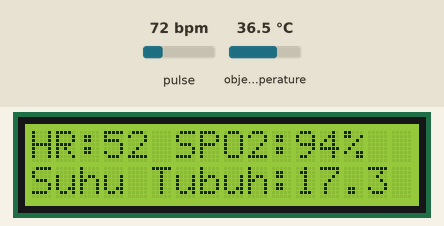
This sketch was run on a simulated Arduino Uno, built with avr-gcc and run on an emulated ATmega328P. Parts: 16×2 character LCD. The test bench sets the inputs (shaded band); at power-on: pulse 72 bpm, object temperature 36.5 °C. No radio packets arrive unless stated; what the sketch prints to the serial monitor is not drawn.

Above: at 2.7 s.
2.8 s: pulse set to 130 bpm
At 3.18 s:
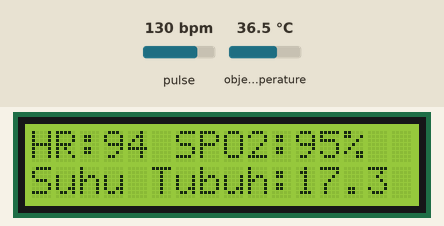
4.9 s: pulse set to 59 bpm
At 6.6 s:
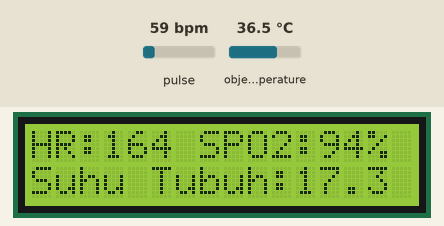
7.9 s: object temperature set to 20 °C
At 9.3 s:
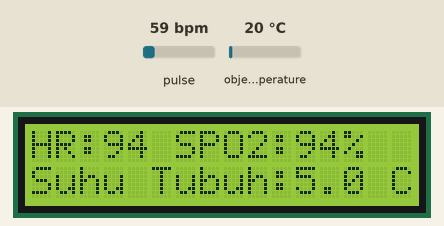
10.4 s: pulse set to 70 bpm
At 12.2 s:
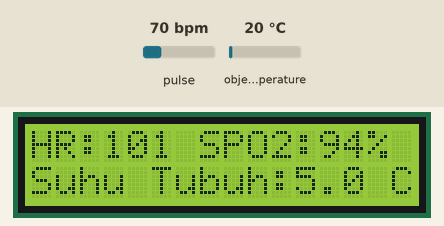
13.4 s: object temperature set to 26 °C
At 15.4 s:
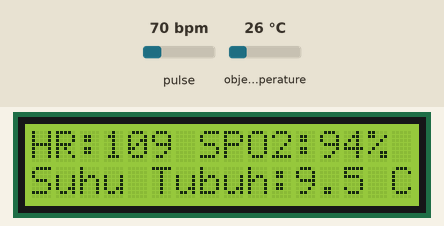
Timing chart, 0 to 16.7 s (numbered marks = the images above; inputs shaded):
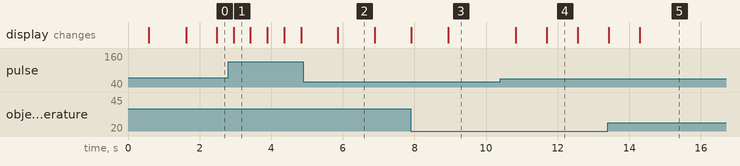

Measured:
- after the input at 4.9 s, the display: changes after 0.96 s (image 2)
- after the input at 10.4 s, the display: first changes after 0.42 s (image 4 shows a later state)
- after the input at 13.4 s, the display: first differs from a run without the input after 0.89 s (image 5)
- what the display in image 1 shows lasts 0.5 s, from 2.9 s to 3.4 s
- what the display in image 2 shows lasts 1.0 s, from 5.9 s to 6.9 s
- what the display in image 4 shows lasts 0.9 s, from 11.7 s to 12.6 s

The sketch:

code_gelang_copy_20250917004216.ino
```cpp
#include <Wire.h>
#include <LiquidCrystal_I2C.h>
#include <SPI.h>
#include <nRF24L01.h>
#include <RF24.h>
#include "MAX30105.h"
#include "heartRate.h"
#include <Adafruit_MLX90614.h>

// LCD I2C 16x2 address 0x27
LiquidCrystal_I2C lcd(0x27, 16, 2);

// Sensor
MAX30105 particleSensor;
Adafruit_MLX90614 mlx = Adafruit_MLX90614();

// NRF24L01 config
RF24 radio(9, 10); // CE, CSN
const byte address[6] = "00001";
unsigned long lastSend = 0;

// HR calculation
const byte RATE_SIZE = 4;
byte rates[RATE_SIZE];
byte rateSpot = 0;
long lastBeat = 0;
float beatsPerMinute;
int beatAvg;
int irOffset = 1054;
int perCent;

// ===========================
// Fungsi Regresi Linier Berdasarkan Grafik Excel
// ===========================
// Konversi MLX90612 ke Termometer Standar
float regresiSuhu(float mlxValue) {
  return (mlxValue - 13.279) / 1.3445;
}

// Konversi HR Sensor ke Standar HR
float regresiHR(float sensorHR) {
  return (sensorHR + 11.48) / 0.7317;
}

void setup() {
  Wire.begin();
  Serial.begin(9600);
  delay(500);

  // LCD init
  lcd.init();
  lcd.backlight();
  lcd.clear();
  lcd.setCursor(0, 0);
  lcd.print("Sistem Siap");

  // MAX30105 init
  if (!particleSensor.begin(Wire, I2C_SPEED_FAST)) {
    Serial.println(F("❌ MAX30105 gagal"));
    lcd.clear();
    lcd.setCursor(0,0);
    lcd.print("MAX30105 ERR");
    while (1);
  }
  particleSensor.setup();
  particleSensor.setPulseAmplitudeRed(0x0A);
  particleSensor.setPulseAmplitudeGreen(0);

  // MLX90614 init
  if (!mlx.begin()) {
    Serial.println(F("❌ MLX90614 gagal"));
    lcd.clear();
    lcd.setCursor(0,0);
    lcd.print("MLX90614 ERR");
    while (1);
  }

  // NRF24L01 init
  radio.begin();
  radio.setPALevel(RF24_PA_LOW);
  radio.openWritingPipe(address);
  radio.stopListening();

  delay(1000);
  lcd.clear();
}

void tampilNoBody() {
  lcd.clear();
  lcd.setCursor(0, 0);
  lcd.print("Tidak ada tubuh ");
  lcd.setCursor(0, 1);
  lcd.print("terdeteksi     ");
}

void tampilkanLCD(float bpm, int spo2, float suhu) {
  lcd.clear();
  lcd.setCursor(0, 0);
  lcd.print("HR:");
  lcd.print((int)bpm);
  lcd.print(" SPO2:");
  lcd.print(spo2);
  lcd.print("%");
  lcd.setCursor(0, 1);
  lcd.print("Suhu Tubuh:");
  lcd.print(suhu, 1);
  lcd.print(" C");
}

void loop() {
  long irValue = particleSensor.getIR();

  if (irValue < 50000) {
    tampilNoBody();
    Serial.println(F("⚠️ Tidak ada tubuh"));
    delay(200);
    return;
  }

  float suhuSensor = mlx.readObjectTempC();

  if (checkForBeat(irValue)) {
    long delta = millis() - lastBeat;
    lastBeat = millis();
    beatsPerMinute = 60 / (delta / 1000.0);

    if (beatsPerMinute < 255 && beatsPerMinute > 20) {
      rates[rateSpot++] = (byte)beatsPerMinute;
      rateSpot %= RATE_SIZE;
      beatAvg = 0;
      for (byte x = 0; x < RATE_SIZE; x++) beatAvg += rates[x];
      beatAvg /= RATE_SIZE;
    }

    perCent = irValue / irOffset;
    perCent = constrain(perCent, 0, 100);

    // --- Regresi Linier Berdasarkan Grafik Excel ---
    float hrRegresi   = regresiHR((float)beatAvg);         // HR dikonversi ke standar alat pembanding
    float suhuRegresi = regresiSuhu(suhuSensor);           // Suhu dikonversi ke standar termometer

    Serial.print(F("✅ HR : ")); Serial.print(hrRegresi, 0);
    Serial.print(F(" | SpO2 : ")); Serial.print(perCent);
    Serial.print(F(" | Suhu : ")); Serial.println(suhuRegresi, 1);

    tampilkanLCD(hrRegresi, perCent, suhuRegresi);

    // Kirim via NRF24L01 setiap 5 detik
    if (millis() - lastSend >= 5000) {
      char hrStr[8];
      char spo2Str[8];
      char suhuStr[8];

      dtostrf(hrRegresi, 4, 0, hrStr);     // HR hasil regresi, 0 digit desimal
      itoa(perCent, spo2Str, 10);          // SpO2 (int) ke string
      dtostrf(suhuRegresi, 4, 1, suhuStr); // Suhu hasil regresi, 1 digit desimal

      char text[40];
      snprintf(text, sizeof(text), "BPM:%s SpO2:%s Suhu:%s", hrStr, spo2Str, suhuStr);

      bool success = radio.write(&text, sizeof(text));
      if (success) {
        Serial.print("📤 Data terkirim: ");
        Serial.println(text);
      } else {
        Serial.println("❌ Gagal kirim NRF");
      }

      lastSend = millis();
    }

    delay(200);
  }
}
```
